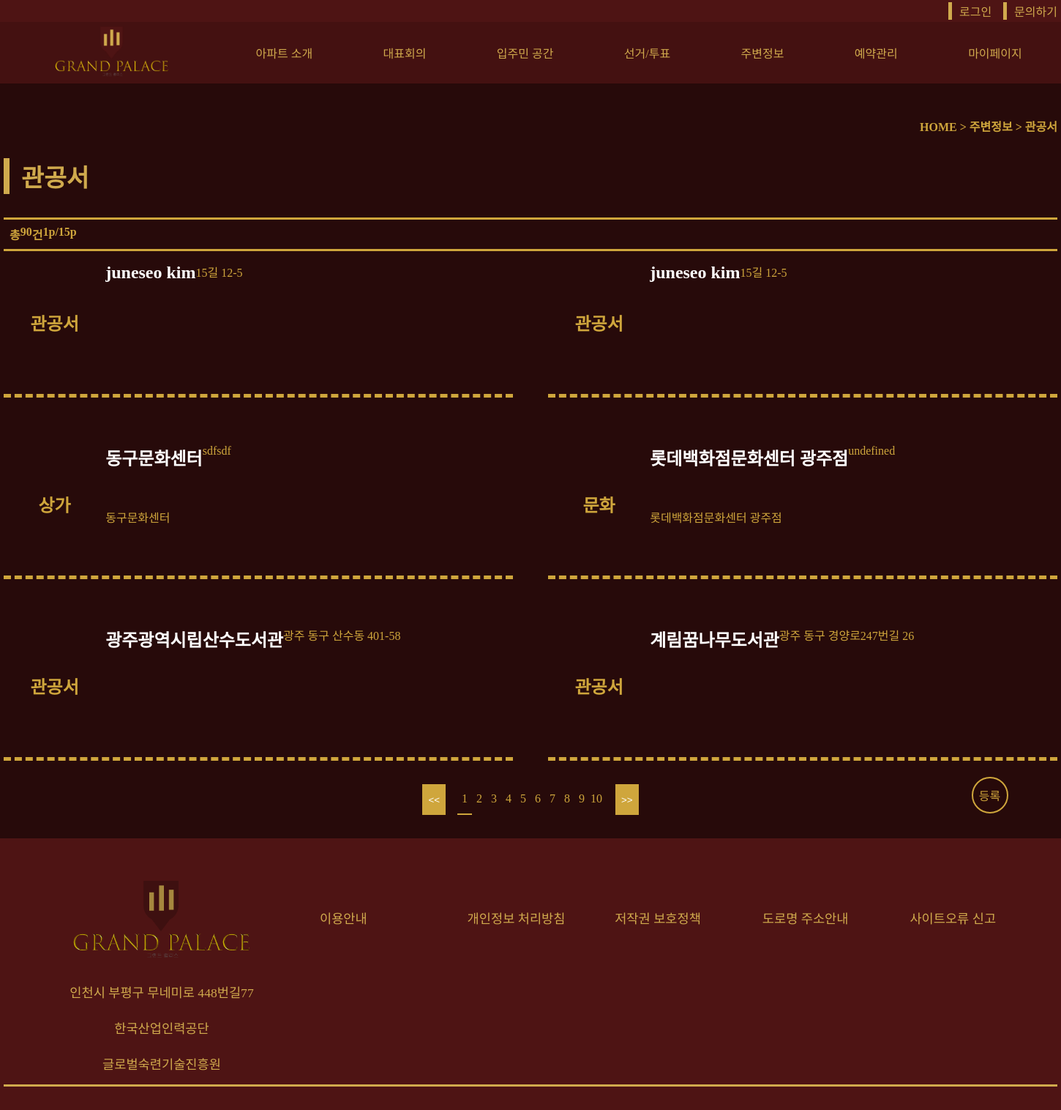
The app's page /store with its own data.
### tables this page shows
CREATE TABLE `store` (
  `idx` int(11) NOT NULL,
  `name` text NOT NULL,
  `type` text NOT NULL,
  `phone` text NOT NULL,
  `adress` text NOT NULL,
  `rm` text NOT NULL
);

### lib.php (called while the page is built, shortened)
<?php
function view($fileName, $data=[]){
    extract($data);
    require_once "../src/View/header.php";
    require_once "../src/View/$fileName.php";
    require_once "../src/View/footer.php";
}

### src/Controller/View.php (called while the page is built, shortened)
<?php
class View{
    function store(){
        $data = fetchAll('SELECT * FROM `store` order by `idx` desc');
        view('store', ["item"=>$data]);
    }
}

### web.php (called while the page is built, shortened)
<?php
$get(
    "/@View@index",
    "/event@View@event",
    "/chart@View@chart",
    "/sub1@View@sub1",
    "/store@View@store",
    "/api/:idx@Store@select",
    "/voting@View@voting"
);

### public/index.php (called while the page is built, shortened)
<?php
require_once('../lib.php');
require_once('../src/Route.php');
require_once('../src/DB.php');
require_once('../web.php');

### src/DB.php (called while the page is built, shortened)
<?php
class DB{
    static $db = null;
    static function getDB(){
        if(!self::$db){
            $option = [19=>5, 3=>2];
            self::$db = new \PDO('mysql:host=localhost;dbname=0522;charset=utf8mb4', "root", "", $option);
        }
        return self::$db;
    }
}
function query($sql, $data=[]){
    $q = DB::getDB()->prepare($sql);
    try{
        $q->execute($data);
        return $q;
    }catch(Execption $e){
        echo "$e->getMessage()";
        return false;
    }
}
function fetchAll($sql, $data=[]){
    $q = query($sql, $data);
    return $q ? $q->fetchAll() : $q;
}

### src/View/store.php (the view, shortened to what this page needs)
<section id="store">
    <div class="container">
        <p class="nabe">HOME > 주변정보 > 관공서</p>
        <h2 class="title">관공서</h2>
        <div class="info flex ">
            <div class="r_item flex">
                <p>총</p>
                <p>
                    <p class="num"></p>건
                </p>
                <p>
                    <p class="nowPage"></p>p
                </p>
                <p>/</p>
                <p>
                    <p class="maxPage"></p>p
                </p>
            </div>
            <div class="l_item">
                <button class="addBtn">등록</button>
            </div>
        </div>
        <div class="store grid">
            <?php foreach($item as $data) :?>
            <div data-idx="<?=$data->idx?>" class="item grid">
                <div class="l_item flex">
                    <h2><?=$data->type?></h2>
                </div>
                <div class="r_item grid">
                    <div class="top flex">
                        <h2 class="r_name"><?=$data->name?></h2>
                        <div><?=$data->adress?></div>
                    </div>
                    <div><?=$data->rm?></div>
                </div>
            </div>
            <?php endforeach;?>
        </div>
        <div class="pageing flex">
            <button data-y="0">
                <<</button> <div class="n_btn flex">
        </div>
        <button data-y="1">>></button>
    </div>
    </div>
</section>

### src/Route.php (shortened to what this page needs)
<?php
function init($page){
    [$url] = explode("?", $_SERVER['REQUEST_URI']);
    foreach($page as $p){
        [$path, $name, $method] = explode("@", $p);
        $reg = preg_replace("/:[^\/]+/", "([^/]+)", $path);
        $reg = preg_replace("/\//", "\\/", $reg);
        $reg = "/^".$reg."$/";
        if(preg_match($reg, $url, $r)){
            $con = new $conName();
            $con->{$method}($r);
            exit;
        }
    }
}
function call($name, $args){
    if($_SERVER['REQUEST_METHOD'] == $name){
        init($args);
    }
}
$get = fn(...$args) => call("GET", $args);

### src/View/header.php (shortened to what this page needs)
<!DOCTYPE html>
<html lang="en">
<head>
    <link rel="stylesheet" href="./css/common.css">
</head>
<body>
    <header>
        <div class="top_menu flex">
            <div class="flex container">
                <div class="item">로그인</div>
                <div class="item">문의하기</div>
            </div>
        </div>
        <div class="container">
            <nav>
                <div class="menu flex">
                    <div class="img_box logo"><a href="/"><img src="./img/logo.png" alt="logo"></a></div>
                    <div class="item flex">
                        <a href="#">아파트 소개</a>
                    </div>
                    <div class="item flex">
                        <a href="#">대표회의</a>
                    </div>
                    <div class="item flex">
                        <a href="#">입주민 공간</a>
                    </div>
                    <div class="item flex">
                        <a href="/voting">선거/투표</a>
                    </div>
                    <div class="item flex">
                        <a href="#">주변정보</a>
                    </div>
                    <div class="item flex">
                        <a href="#">예약관리</a>
                    </div>
                    <div class="item flex">
                        <a href="#">마이페이지</a>
                    </div>
                </div>
            </nav>
        </div>
    </header>

### src/View/footer.php (shortened to what this page needs)
<footer>
            <div class="container">
                <div class="footer grid">
                    <div class="l_item flex">
                        <div class="img_box"><img src="./img/logo.png" alt="logo"></div>
                        <p>인천시 부평구 무네미로 448번길77 </p>
                        <p>한국산업인력공단</p>
                        <p>글로벌숙련기술진흥원</p>
                    </div>
                    <div class="r_item flex">
                        <div class="item">이용안내</div>
                        <div class="item">개인정보 처리방침</div>
                        <div class="item">저작권 보호정책</div>
                        <div class="item">도로명 주소안내</div>
                        <div class="item">사이트오류 신고</div>
                    </div>
                </div>
            </div>
        </footer>
</body>
</html>

### public/css/common.css (style rules this page uses)
* { margin: 0; padding: 0; box-sizing: border-box; color: inherit; }
a { text-decoration: none; }
img { width: 100%; height: 100%; object-fit: cover; }
button { background: none; cursor: pointer; }
.flex { display: flex; }
.grid { display: grid; }
.container { width: 1440px; margin: 0 auto; }
.title { font-size: 2.1rem; margin: 2rem 0rem; color: #d0aa4d; border-left: 8px solid #d0aa4d; padding-left: 1rem; }
.top_menu { width: 100%; height: 30px; align-items: center; background: #4e1414; z-index: 101; }
.top_menu .flex { gap: 1rem; justify-content: end; }
.top_menu .flex .item { border-left: 5px solid #d0aa4d; padding-left: 10px; }
header { position: fixed; left: 0; top: 0; width: 100%; background: #4e1414c5; color: #d0aa4d; z-index: 100; }
header .menu { align-items: center; justify-content: space-around; }
header .logo { width: 200px; }
footer { background: #4e1414; padding: 2rem 0rem; }
.footer { grid-template-columns: 30% 70%; color: #d0aa4d; font-size: 1.1rem;border-bottom: 3px solid #d0aa4d; padding: 1rem 0rem; }
.footer .l_item { flex-direction: column; align-items: center; gap: 1.5rem; }
.footer .l_item .img_box { width: 300px; display: block; filter: brightness(.8); }
.footer .r_item { padding-top: 3rem; }
.footer .r_item .item { flex: 1; }
.nabe { color: #cfa63c; text-align: right; font-weight: bold; }
button { border: none; background: none; cursor: pointer; }
.info { width: 100%; justify-content: space-between; }
.info button { align-items: center; color: #fff; gap: 1rem; font-size: 1.5rem; }
.store { grid-template-columns: repeat(2, 1fr); gap: 3em; }
#store { background: #270a0a; padding-top: 10rem; }
.store .item { grid-template-columns: 20% 80%; height: 200px; border-bottom: 5px dashed #cfa63c; color: #cfa63c; padding: 1rem 0rem; }
.store .item .l_item { align-items: center; justify-content: center; }
.store .item .r_name { color: #fff; }
.pageing { justify-content: center; line-height: 40px; color: #cfa63c; gap: 1rem; padding: 2rem 0rem; }
.pageing button { background: #cfa63c; color: #fff; padding: .5rem; }
#store .info { color: #cfa63c; justify-content: space-between; gap: .2rem; font-weight: bold; align-items: center; border-top: 3px solid #cfa63c; border-bottom: 3px solid #cfa63c; padding: .5rem .5rem; }
#store .info .addBtn { border: 2px solid #cfa63c; font-size: 1rem; color: #cfa63c; padding: .4rem; }
button { transition: .5s; }
.addBtn { position: fixed; right: 5%; top: 70%; display: flex; justify-content: center; align-items: center; width: 50px; height: 50px; border: 1px solid #fff; border-radius: 50%; background: #270a0a2d; color: #fff; transition: .3s; cursor: pointer; }

### records on screen
store: type "관공서", name "juneseo kim", adress "15길 12-5"
store: type "관공서", name "juneseo kim", adress "15길 12-5"
store: type "상가", name "동구문화센터", adress "sdfsdf", rm "동구문화센터"
store: type "문화", name "롯데백화점문화센터 광주점", adress "undefined", rm "롯데백화점문화센터 광주점"
store: type "관공서", name "광주광역시립산수도서관", adress "광주 동구 산수동 401-58"
store: type "관공서", name "계림꿈나무도서관", adress "광주 동구 경양로247번길 26"
